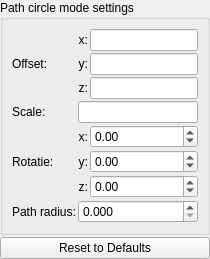
                   <widget class="QWidget" name="page_fake_lights_path_circle">
                    <layout class="QVBoxLayout" name="verticalLayout_path_circle">
                     <property name="spacing">
                      <number>2</number>
                     </property>
                     <property name="leftMargin">
                      <number>0</number>
                     </property>
                     <property name="topMargin">
                      <number>0</number>
                     </property>
                     <property name="rightMargin">
                      <number>0</number>
                     </property>
                     <property name="bottomMargin">
                      <number>0</number>
                     </property>
                     <item>
                      <widget class="QGroupBox" name="groupBox_fake_lights_path_circle">
                       <property name="title">
                        <string>Path circle mode settings</string>
                       </property>
                       <layout class="QGridLayout" name="gridLayout_path_circle">
                        <property name="spacing">
                         <number>2</number>
                        </property>
                        <item row="0" column="0" rowspan="3">
                         <widget class="QLabel" name="label_path_circle_offset">
                          <property name="text">
                           <string>Offset:</string>
                          </property>
                         </widget>
                        </item>
                        <item row="0" column="1">
                         <widget class="QLabel" name="label_path_circle_offset_x">
                          <property name="text">
                           <string>x:</string>
                          </property>
                          <property name="alignment">
                           <set>Qt::AlignRight|Qt::AlignTrailing|Qt::AlignVCenter</set>
                          </property>
                         </widget>
                        </item>
                        <item row="0" column="2">
                         <widget class="MyLineEdit" name="vect3_fake_lights_path_circle_offset_x"></widget>
                        </item>
                        <item row="1" column="1">
                         <widget class="QLabel" name="label_path_circle_offset_y">
                          <property name="text">
                           <string>y:</string>
                          </property>
                          <property name="alignment">
                           <set>Qt::AlignRight|Qt::AlignTrailing|Qt::AlignVCenter</set>
                          </property>
                         </widget>
                        </item>
                        <item row="1" column="2">
                         <widget class="MyLineEdit" name="vect3_fake_lights_path_circle_offset_y"></widget>
                        </item>
                        <item row="2" column="1">
                         <widget class="QLabel" name="label_path_circle_offset_z">
                          <property name="text">
                           <string>z:</string>
                          </property>
                          <property name="alignment">
                           <set>Qt::AlignRight|Qt::AlignTrailing|Qt::AlignVCenter</set>
                          </property>
                         </widget>
                        </item>
                        <item row="2" column="2">
                         <widget class="MyLineEdit" name="vect3_fake_lights_path_circle_offset_z"></widget>
                        </item>
                        <item row="3" column="0">
                         <widget class="QLabel" name="label_path_circle_scale">
                          <property name="text">
                           <string>Scale:</string>
                          </property>
                         </widget>
                        </item>
                        <item row="3" column="1" colspan="2">
                         <widget class="MyLineEdit" name="logedit_fake_lights_path_circle_scale"></widget>
                        </item>
                        <item row="4" column="0" rowspan="3">
                         <widget class="QLabel" name="label_path_circle_rotation">
                          <property name="text">
                           <string>Rotatie:</string>
                          </property>
                         </widget>
                        </item>
                        <item row="4" column="1">
                         <widget class="QLabel" name="label_path_circle_rotation_x">
                          <property name="text">
                           <string>x:</string>
                          </property>
                          <property name="alignment">
                           <set>Qt::AlignRight|Qt::AlignTrailing|Qt::AlignVCenter</set>
                          </property>
                         </widget>
                        </item>
                        <item row="4" column="2">
                         <widget class="MyDoubleSpinBox" name="spinboxd3_fake_lights_path_circle_rotation_x">
                          <property name="decimals">
                           <number>2</number>
                          </property>
                          <property name="minimum">
                           <double>-36000.000000000000000</double>
                          </property>
                          <property name="maximum">
                           <double>36000.000000000000000</double>
                          </property>
                          <property name="singleStep">
                           <double>0.100000000000000</double>
                          </property>
                         </widget>
                        </item>
                        <item row="5" column="1">
                         <widget class="QLabel" name="label_path_circle_rotation_y">
                          <property name="text">
                           <string>y:</string>
                          </property>
                          <property name="alignment">
                           <set>Qt::AlignRight|Qt::AlignTrailing|Qt::AlignVCenter</set>
                          </property>
                         </widget>
                        </item>
                        <item row="5" column="2">
                         <widget class="MyDoubleSpinBox" name="spinboxd3_fake_lights_path_circle_rotation_y">
                          <property name="decimals">
                           <number>2</number>
                          </property>
                          <property name="minimum">
                           <double>-36000.000000000000000</double>
                          </property>
                          <property name="maximum">
                           <double>36000.000000000000000</double>
                          </property>
                          <property name="singleStep">
                           <double>0.100000000000000</double>
                          </property>
                         </widget>
                        </item>
                        <item row="6" column="1">
                         <widget class="QLabel" name="label_path_circle_rotation_z">
                          <property name="text">
                           <string>z:</string>
                          </property>
                          <property name="alignment">
                           <set>Qt::AlignRight|Qt::AlignTrailing|Qt::AlignVCenter</set>
                          </property>
                         </widget>
                        </item>
                        <item row="6" column="2">
                         <widget class="MyDoubleSpinBox" name="spinboxd3_fake_lights_path_circle_rotation_z">
                          <property name="decimals">
                           <number>2</number>
                          </property>
                          <property name="minimum">
                           <double>-36000.000000000000000</double>
                          </property>
                          <property name="maximum">
                           <double>36000.000000000000000</double>
                          </property>
                          <property name="singleStep">
                           <double>0.100000000000000</double>
                          </property>
                         </widget>
                        </item>
                        <item row="7" column="0">
                         <widget class="QLabel" name="label_path_circle_radius">
                          <property name="text">
                           <string>Path radius:</string>
                          </property>
                         </widget>
                        </item>
                        <item row="7" column="1" colspan="2">
                         <widget class="MyDoubleSpinBox" name="spinbox_fake_lights_path_circle_path_radius">
                          <property name="decimals">
                           <number>3</number>
                          </property>
                          <property name="minimum">
                           <double>0.000000000000000</double>
                          </property>
                          <property name="maximum">
                           <double>10000.000000000000000</double>
                          </property>
                          <property name="singleStep">
                           <double>0.100000000000000</double>
                          </property>
                         </widget>
                        </item>
                       </layout>
                      </widget>
                     </item>
                     <item>
                      <widget class="QPushButton" name="pushButton_reset_path_circle">
                       <property name="text">
                        <string>Reset to Defaults</string>
                       </property>
                      </widget>
                     </item>
                    </layout>
                   </widget>
